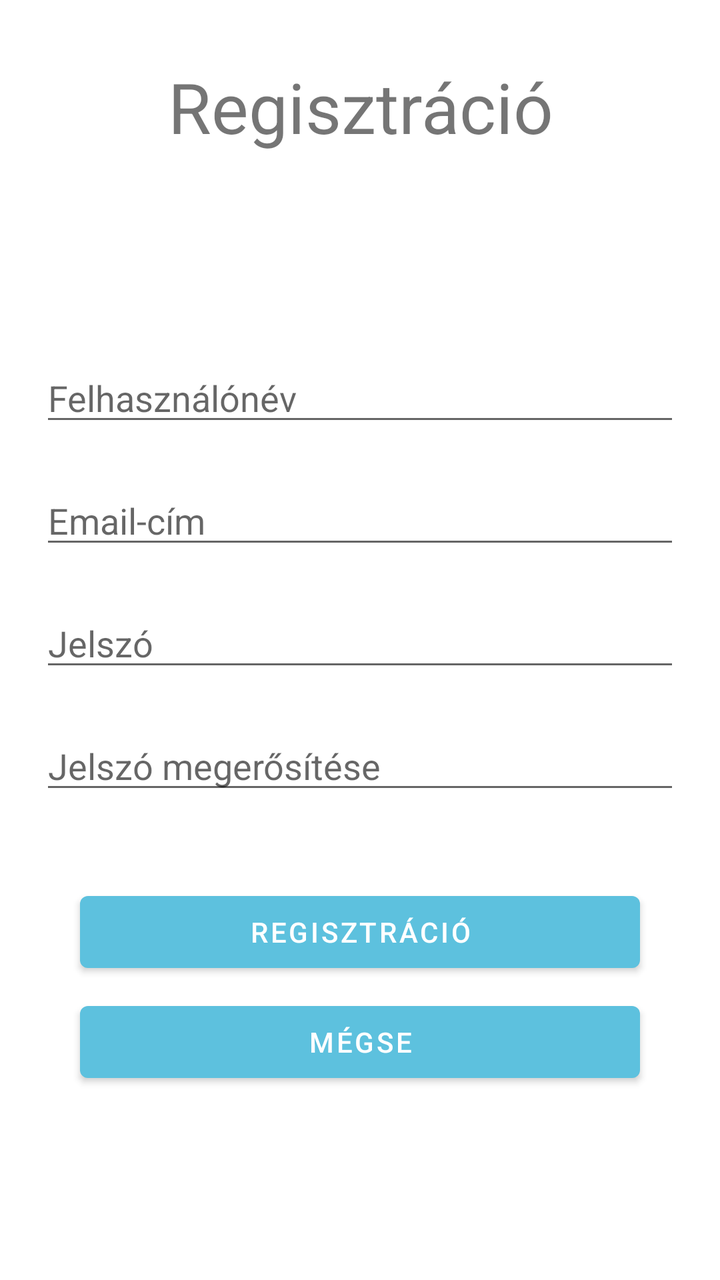
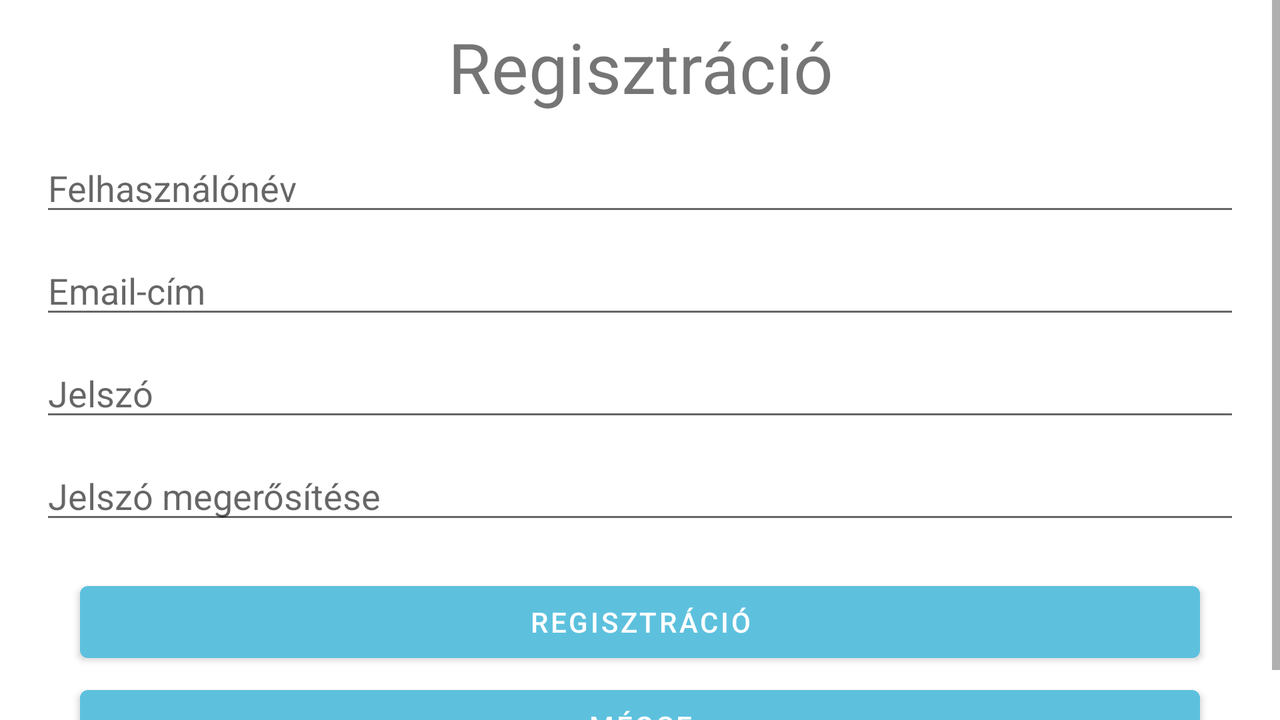

The same Android screen from two of the app's own layout files: first res/layout/ as a phone draws it, then the repository's variant for another configuration, drawn on a device whose configuration selects that folder. Both files follow.
<!-- AndroidManifest.xml: application theme Theme.Balaton -->
<!-- res/layout/activity_register.xml -->
<?xml version="1.0" encoding="utf-8"?>
<RelativeLayout
    xmlns:android="http://schemas.android.com/apk/res/android"
    xmlns:tools="http://schemas.android.com/tools"
    android:layout_width="match_parent"
    android:layout_height="match_parent"
    tools:context=".RegisterActivity">

    <TextView
        android:id="@+id/textFieldRegistration"
        android:layout_width="match_parent"
        android:layout_height="wrap_content"
        android:layout_alignParentStart="true"
        android:layout_alignParentEnd="true"
        android:layout_marginLeft="@dimen/twenty_dp"
        android:layout_marginTop="30dp"
        android:layout_marginRight="@dimen/twenty_dp"
        android:text="@string/register"
        android:textAlignment="center"
        android:textSize="35sp" />


    <EditText
        android:id="@+id/editTextUserName"
        android:layout_width="match_parent"
        android:layout_height="wrap_content"
        android:layout_marginTop="100dp"
        android:layout_marginLeft="@dimen/twenty_dp"
        android:layout_marginRight="@dimen/twenty_dp"
        android:ems="10"
        android:inputType="textPersonName"
        android:hint="@string/user_name"
        android:layout_below="@+id/textFieldRegistration"
        />

    <EditText
        android:id="@+id/editTextUserEmail"
        android:layout_width="match_parent"
        android:layout_height="wrap_content"
        android:layout_marginTop="@dimen/twenty_dp"
        android:layout_marginLeft="@dimen/twenty_dp"
        android:layout_marginRight="@dimen/twenty_dp"
        android:ems="10"
        android:inputType="textEmailAddress"
        android:hint="@string/email_address"
        android:layout_below="@+id/editTextUserName"
        />

    <EditText
        android:id="@+id/editTextPassword"
        android:layout_width="match_parent"
        android:layout_height="wrap_content"
        android:layout_marginTop="@dimen/twenty_dp"
        android:layout_marginLeft="@dimen/twenty_dp"
        android:layout_marginRight="@dimen/twenty_dp"
        android:ems="10"
        android:inputType="textPassword"
        android:hint="@string/password"
        android:layout_below="@+id/editTextUserEmail"
        />

    <EditText
        android:id="@+id/editTextPasswordConfirm"
        android:layout_width="match_parent"
        android:layout_height="wrap_content"
        android:layout_marginTop="@dimen/twenty_dp"
        android:layout_marginLeft="@dimen/twenty_dp"
        android:layout_marginRight="@dimen/twenty_dp"
        android:ems="10"
        android:inputType="textPassword"
        android:hint="@string/password_confirm"
        android:layout_below="@+id/editTextPassword"
        />

    <Button
        android:id="@+id/buttonRegister"
        android:layout_width="match_parent"
        android:layout_height="wrap_content"
        android:layout_marginTop="40dp"
        android:layout_marginLeft="40dp"
        android:layout_marginRight="40dp"
        android:text="@string/register"
        android:layout_below="@+id/editTextPasswordConfirm"
        android:onClick="register"
        />

    <Button
        android:id="@+id/buttonBack"
        android:layout_width="match_parent"
        android:layout_height="wrap_content"
        android:layout_marginTop="7dp"
        android:layout_marginLeft="40dp"
        android:layout_marginRight="40dp"
        android:text="@string/cancel"
        android:layout_below="@+id/buttonRegister"
        android:onClick="cancel"
        />


</RelativeLayout>
<!-- resources referenced by this layout -->
<resources>
  <dimen name="twenty_dp">20dp</dimen>
  <string name="cancel">Mégse</string>
  <string name="email_address">Email-cím</string>
  <string name="password">Jelszó</string>
  <string name="password_confirm">Jelszó megerősítése</string>
  <string name="register">Regisztráció</string>
  <string name="user_name">Felhasználónév</string>
  <style name="Theme.Balaton" parent="Theme.MaterialComponents.DayNight.DarkActionBar">
          
          <item name="colorPrimary">@color/purple_500</item>
          <item name="colorPrimaryVariant">@color/purple_700</item>
          <item name="colorOnPrimary">@color/white</item>
          
          <item name="colorSecondary">@color/teal_200</item>
          <item name="colorSecondaryVariant">@color/teal_700</item>
          <item name="colorOnSecondary">@color/black</item>
          
          <item name="android:statusBarColor" tools:targetApi="l">?attr/colorPrimaryVariant</item>
          
      </style>
  <color name="purple_500">#5DC1DE</color>
  <color name="purple_700">#4D9FB7</color>
  <color name="white">#FFFFFF</color>
  <color name="teal_200">#FF03DAC5</color>
  <color name="teal_700">#FF018786</color>
  <color name="black">#FF000000</color>
</resources>
<!-- res/layout-land/activity_register.xml (the repository's variant of the layout above) -->
<!-- drawn on the phone turned sideways -->
<?xml version="1.0" encoding="utf-8"?>
<RelativeLayout
    xmlns:android="http://schemas.android.com/apk/res/android"
    xmlns:tools="http://schemas.android.com/tools"
    android:layout_width="match_parent"
    android:layout_height="match_parent"
    tools:context=".RegisterActivity"
    >

    <ScrollView
        android:layout_width="match_parent"
        android:layout_height="wrap_content">
    <LinearLayout
        android:layout_width="match_parent"
        android:layout_height="wrap_content"
        android:layout_centerVertical="true"
        android:orientation="vertical"
        >


    <TextView
        android:id="@+id/textFieldRegistration"
        android:layout_width="match_parent"
        android:layout_height="wrap_content"
        android:layout_alignParentStart="true"
        android:layout_alignParentEnd="true"
        android:layout_marginLeft="@dimen/twenty_dp"
        android:layout_marginTop="10dp"
        android:layout_marginRight="@dimen/twenty_dp"
        android:text="@string/register"
        android:textAlignment="center"
        android:textSize="35sp" />


    <EditText
        android:id="@+id/editTextUserName"
        android:layout_width="match_parent"
        android:layout_height="wrap_content"
        android:layout_marginTop="15dp"
        android:layout_marginLeft="@dimen/twenty_dp"
        android:layout_marginRight="@dimen/twenty_dp"
        android:ems="10"
        android:inputType="textPersonName"
        android:hint="@string/user_name"
        />

    <EditText
        android:id="@+id/editTextUserEmail"
        android:layout_width="match_parent"
        android:layout_height="wrap_content"
        android:layout_marginTop="10dp"
        android:layout_marginLeft="@dimen/twenty_dp"
        android:layout_marginRight="@dimen/twenty_dp"
        android:ems="10"
        android:inputType="textEmailAddress"
        android:hint="@string/email_address"
        />

    <EditText
        android:id="@+id/editTextPassword"
        android:layout_width="match_parent"
        android:layout_height="wrap_content"
        android:layout_marginTop="10dp"
        android:layout_marginLeft="@dimen/twenty_dp"
        android:layout_marginRight="@dimen/twenty_dp"
        android:ems="10"
        android:inputType="textPassword"
        android:hint="@string/password"
        />

    <EditText
        android:id="@+id/editTextPasswordConfirm"
        android:layout_width="match_parent"
        android:layout_height="wrap_content"
        android:layout_marginTop="10dp"
        android:layout_marginLeft="@dimen/twenty_dp"
        android:layout_marginRight="@dimen/twenty_dp"
        android:ems="10"
        android:inputType="textPassword"
        android:hint="@string/password_confirm"
        />

    <Button
        android:id="@+id/buttonRegister"
        android:layout_width="match_parent"
        android:layout_height="wrap_content"
        android:layout_marginTop="@dimen/twenty_dp"
        android:layout_marginLeft="@dimen/forty_dp"
        android:layout_marginRight="@dimen/forty_dp"
        android:text="@string/register"
        android:onClick="register"
        />

    <Button
        android:id="@+id/buttonBack"
        android:layout_width="match_parent"
        android:layout_height="wrap_content"
        android:layout_marginTop="4dp"
        android:layout_marginLeft="@dimen/forty_dp"
        android:layout_marginRight="@dimen/forty_dp"
        android:text="@string/cancel"
        android:onClick="cancel"
        />
    </LinearLayout>
    </ScrollView>
    </RelativeLayout>
<!-- resources referenced by the variant -->
<!-- as the phone turned sideways resolves them -->
<resources>
  <dimen name="forty_dp">40dp</dimen>
  <dimen name="twenty_dp">20dp</dimen>
  <string name="cancel">Mégse</string>
  <string name="email_address">Email-cím</string>
  <string name="password">Jelszó</string>
  <string name="password_confirm">Jelszó megerősítése</string>
  <string name="register">Regisztráció</string>
  <string name="user_name">Felhasználónév</string>
  <style name="Theme.Balaton" parent="Theme.MaterialComponents.DayNight.DarkActionBar">
          
          <item name="colorPrimary">@color/purple_500</item>
          <item name="colorPrimaryVariant">@color/purple_700</item>
          <item name="colorOnPrimary">@color/white</item>
          
          <item name="colorSecondary">@color/teal_200</item>
          <item name="colorSecondaryVariant">@color/teal_700</item>
          <item name="colorOnSecondary">@color/black</item>
          
          <item name="android:statusBarColor" tools:targetApi="l">?attr/colorPrimaryVariant</item>
          
      </style>
  <color name="purple_500">#5DC1DE</color>
  <color name="purple_700">#4D9FB7</color>
  <color name="white">#FFFFFF</color>
  <color name="teal_200">#FF03DAC5</color>
  <color name="teal_700">#FF018786</color>
  <color name="black">#FF000000</color>
</resources>
